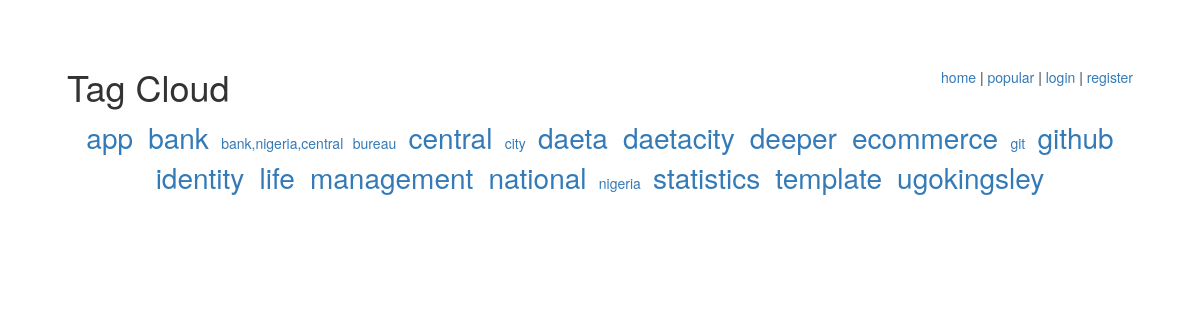
/bookmarks/tag/, run on an earlier commit of the app's database.
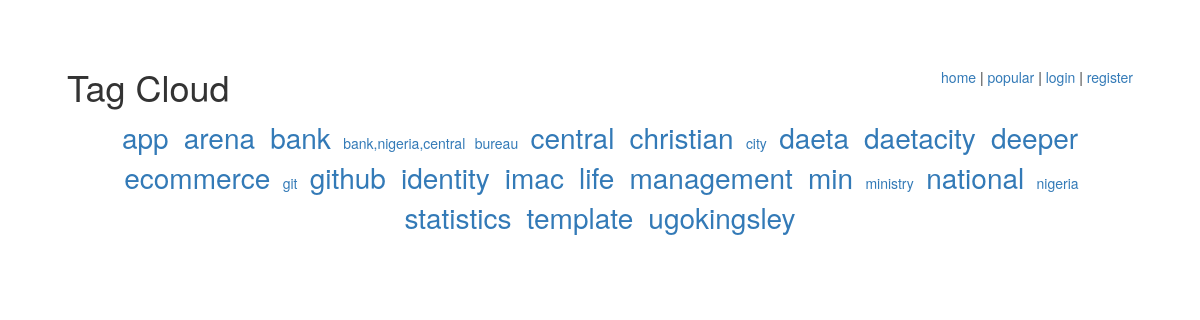
And on a later commit of the database.
### bookmarks/models.py (models this page shows, shortened)
class Tag(models.Model):
    name = models.CharField(max_length=64, unique=True)
    bookmarks = models.ManyToManyField(Bookmark)

### bookmarks/views.py (the view)
def tag_cloud_page(request):
    MAX_WEIGHT = 5
    tags = Tag.objects.order_by('name')
    min_count = max_count = tags[0].bookmarks.count()
    for tag in tags:
        tag.count = tag.bookmarks.count()
        if tag.count < min_count:
            min_count = tag.count
            if max_count < tag.count:
                max_count = tag.count
    range = float(max_count - min_count)
    if range == 0.0:
        range = 1.0
    for tag in tags:
        tag.weight = int(
            MAX_WEIGHT * (tag.count - min_count) / range)
    variables = RequestContext(request, {
        'tags': tags
    })
    return render_to_response('bookmarks/tag_cloud_page.html', variables)

### bookmarks/templates/bookmarks/tag_cloud_page.html (shortened to what this page needs)
{% extends "bookmarks/base.html" %}
{% block head %}Tag Cloud{% endblock %}
{% block content %}
<div id="tag-cloud">
    {% for tag in tags %}
        <a href="/bookmarks/tag/{{ tag.name | urlencode }}/" class="tag-cloud-{{ tag.weight }}"> {{ tag.name |escape}}</a>
    {% endfor %}
</div>
{% endblock %}

What changed in the data, as far as the page shows it:
added Tag: name "arena"
added Tag: name "christian"
added Tag: name "imac"
added Tag: name "min"
added Tag: name "ministry"
